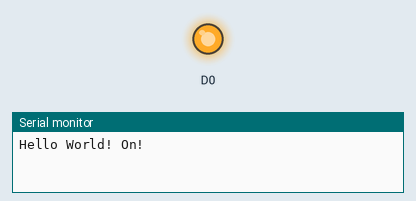
Simulated run of this sketch. Board: ESP8266 (NodeMCU). Shown: output pins drawn as LEDs (lit = HIGH), the last lines printed to the serial monitor.

Above: at 2.5 s.
At 7.5 s:
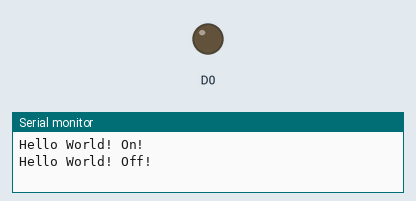
Timing chart, 0 to 13.0 s (numbered marks = the images above):
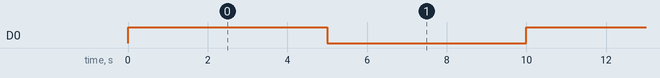

The sketch:

sketch_dec07a.ino
```cpp
void setup() {
  // put your setup code here, to run once:
  Serial.begin(9600);
  pinMode(D0, OUTPUT);
}

void loop() {
  // put your main code here, to run repeatedly:
  Serial.println("Hello World! On!");
  digitalWrite(D0, HIGH);
  delay(5000);
  Serial.println("Hello World! Off!");
  digitalWrite(D0, LOW);
  delay(5000);
}
```

Measured:
- by itself, D0: alternates HIGH for 5.0 s and LOW for 5.0 s
